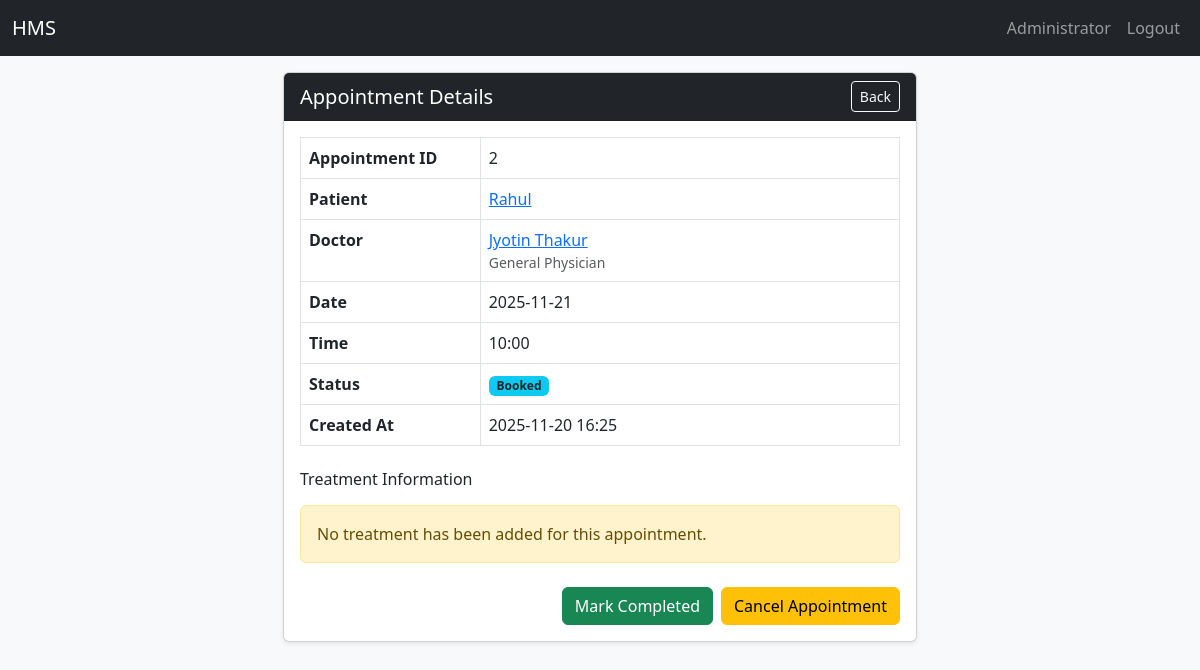
Screenshot of /admin/appointment/2/view (signed in) with the database file from the repository.
### app/models.py (models this page shows, shortened)
class User(UserMixin, db.Model):
    id = db.Column(db.Integer, primary_key=True)
    email = db.Column(db.String(120), unique=True, nullable=False)
    name = db.Column(db.String(120), nullable=False)
    password_hash = db.Column(db.String(128), nullable=False)
    role = db.Column(db.String(20), nullable=False)
    active = db.Column(db.Boolean, default=True)
    reason= db.Column(db.String(255))
    created_at = db.Column(db.DateTime, default=func.now())
    doctor = db.relationship('DoctorProfile', backref='user', uselist=False)
    patient = db.relationship('PatientProfile', backref='user', uselist=False)

class Appointment(db.Model):
    id = db.Column(db.Integer, primary_key=True)
    patient_id = db.Column(db.Integer, db.ForeignKey('patient_profile.id'))
    doctor_id = db.Column(db.Integer, db.ForeignKey('doctor_profile.id'))
    date = db.Column(db.Date, nullable=False)
    time = db.Column(db.Time, nullable=False)
    status = db.Column(db.String(20), default='Booked')  # Booked/Completed/Cancelled
    created_at = db.Column(db.DateTime, default=func.now()) # Timestamp of appointment creation from database
    treatment = db.relationship('Treatment', backref='appointment', uselist=False)
    __table_args__ = (
        db.UniqueConstraint('doctor_id', 'date', 'time', name='uix_doctor_datetime'),
    )

class DoctorProfile(db.Model):
    id = db.Column(db.Integer, primary_key=True)
    user_id = db.Column(db.Integer, db.ForeignKey('user.id'))
    specialization = db.Column(db.String(120))
    experience = db.Column(db.String(120))
    qualification = db.Column(db.String(120))
    department_id = db.Column(db.Integer, db.ForeignKey('department.id'))
    contact = db.Column(db.String(40))
    is_blacklisted = db.Column(db.Boolean, default=False, nullable=False)
    blacklist_reason = db.Column(db.Text, nullable=True)
    blacklisted_at = db.Column(db.DateTime, nullable=True)
    blacklisted_by = db.Column(db.Integer, nullable=True)  # Admin who blacklisted
    availability_json = db.Column(db.Text)
    bio = db.Column(db.Text)
    appointments = db.relationship('Appointment', backref='doctor', lazy='dynamic')

### app/routes.py (the view)
@main.route('/admin/appointment/<int:appt_id>/view')
@login_required
@validate_csrf
def admin_appointment_view(appt_id):
    appointment = Appointment.query.get_or_404(appt_id)
    return_url = request.args.get("next") or request.referrer
    return render_template(
        "admin_appointment_view.html",
        appointment=appointment,
        next=return_url
    )

### app/utils.py (called while the page is built)
def validate_csrf(func):
    @wraps(func)
    def wrapper(*args, **kwargs):
        token = session.get('csrf_token')
        form_token = None
        if request.method == 'POST':
            form_token = request.form.get('csrf_token') or request.headers.get('X-CSRF-Token')
        if request.method == 'POST':
            if not token or not form_token or token != form_token:
                flash('Invalid or missing CSRF token', 'danger')
                return redirect(url_for('views.index'))
        return func(*args, **kwargs)
    return wrapper

### app/templates/admin_appointment_view.html (shortened to what this page needs)
{% extends 'base.html' %} {% block title %}| View Appointment{% endblock %}
{% block content %}
<div class="row justify-content-center">
  <div class="col-lg-7 col-md-9">
    <div class="card shadow-sm">
      <div class="card-header bg-dark text-white d-flex justify-content-between align-items-center">
        <h5 class="mb-0">Appointment Details</h5>
        <a href="javascript:history.back()" class="btn btn-sm btn-outline-light">Back</a>
      </div>
      <div class="card-body">
        <table class="table table-bordered mb-4">
          <tr>
            <th width="30%">Appointment ID</th>
            <td>{{ appointment.id }}</td>
          </tr>
          <tr>
            <th>Patient</th>
            <td>
              <a href="{{ url_for('main.view_patient', patient_id=appointment.patient.id) }}">
                {{ appointment.patient.user.name }}
              </a>
            </td>
          </tr>
          <tr>
            <th>Doctor</th>
            <td>
              <a href="{{ url_for('main.view_doctor', doctor_id=appointment.doctor.id) }}">
                {{ appointment.doctor.user.name }}
              </a>
              <div class="text-muted small">
                {{ appointment.doctor.specialization }}
              </div>
            </td>
          </tr>
          <tr>
            <th>Date</th>
            <td>{{ appointment.date.strftime('%Y-%m-%d') }}</td>
          </tr>
          <tr>
            <th>Time</th>
            <td>{{ appointment.time.strftime('%H:%M') }}</td>
          </tr>
          <tr>
            <th>Status</th>
            <td>
              {% if appointment.status == 'Booked' %}
                <span class="badge bg-info text-dark">Booked</span>
              {% elif appointment.status == 'Completed' %}
                <span class="badge bg-success">Completed</span>
              {% elif appointment.status == 'Cancelled' %}
                <span class="badge bg-danger">Cancelled</span>
              {% else %}
                <span class="badge bg-secondary">{{ appointment.status }}</span>
              {% endif %}
            </td>
          </tr>
          <tr>
            <th>Created At</th>
            <td>{{ appointment.created_at.strftime('%Y-%m-%d %H:%M') }}</td>
          </tr>
        </table>
        <h6 class="mb-3">Treatment Information</h6>
        {% if appointment.treatment %}
          <div class="border p-3 rounded bg-light">
            <p><strong>Diagnosis:</strong> {{ appointment.treatment.diagnosis }}</p>
            <p><strong>Prescription:</strong> {{ appointment.treatment.prescription }}</p>
            <p><strong>Notes:</strong> {{ appointment.treatment.notes }}</p>
          </div>
        {% else %}
          <div class="alert alert-warning">
            No treatment has been added for this appointment.
          </div>
        {% endif %}
        <div class="mt-4 d-flex justify-content-end">
          {% if appointment.status != 'Cancelled' and appointment.status != 'Completed' %}
            <a href="{{ url_for('main.admin_mark_completed', appt_id=appointment.id) }}"
               class="btn btn-success me-2">
              Mark Completed
            </a>
            <form method="post"
                  action="{{ url_for('main.admin_cancel_appointment', appt_id=appointment.id) }}"
                  onsubmit="return confirm('Cancel this appointment?')">
              <button class="btn btn-warning">Cancel Appointment</button>
            </form>
          {% endif %}
        </div>
      </div>
    </div>
  </div>
</div>
{% endblock %}

### app/templates/base.html (shortened to what this page needs)
<!doctype html>
<html lang="en">
<head>
  <link href="https://cdn.jsdelivr.net/npm/bootstrap@5.3.0/dist/css/bootstrap.min.css" rel="stylesheet">
  <link rel="stylesheet" href="{{ url_for('static', filename='css/style.css') }}">
</head>
<body>
<nav class="navbar navbar-expand-lg navbar-dark bg-dark">
  <div class="container-fluid">
    <a class="navbar-brand text-white" id="home" href="/">HMS</a>
    <div class="collapse navbar-collapse">
      <ul class="navbar-nav ms-auto mb-2 mb-lg-0 ">
        {% if current_user.is_authenticated %}
          <li class="nav-item text-white"><a class="nav-link" href="#">{{ current_user.name }}</a></li>
          <li class="nav-item text-white"><a class="nav-link" href="{{ url_for('main.logout') }}">Logout</a></li>
        {% endif %}
      </ul>
    </div>
  </div>
</nav>
<div class="toast-container position-fixed top-0 end-0 p-3" style="z-index: 2000;">
</div>
<div class="container-fluid mt-3 px-5">
  {% block content %}
  {% endblock %}
</div>
</body>
</html>

### app/static/css/style.css (style rules this page uses)
body { background-color: #f8f9fa; font-family: "Segoe UI", Roboto, Arial, sans-serif; }

### rows the page displays
User: name "Administrator"
Appointment: id "2", date "2025-11-21", time "10:00", created_at "2025-11-20 16:25"
User: patient.user.name "Rahul"
User: doctor.user.name "Jyotin Thakur"
DoctorProfile: doctor.specialization "General Physician"
